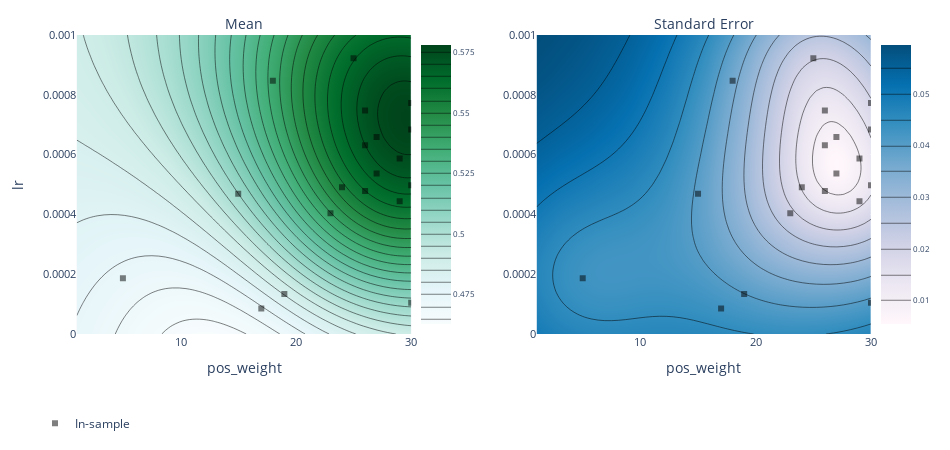

The code cell stored with this chart in its notebook:
### Code cell
render(plot_contour(model=model, param_x='pos_weight', param_y='lr', metric_name='iou'))

### Figure 1 — Plotly figure (JSON) as saved in the notebook; plotly's stock layout.template omitted (floating-point values rounded to 4 significant figures; data arrays with more than 128 entries replaced by an {"elided": "..."} marker saying what was removed)
{"data": [{"autocolorscale": false, "autocontour": true, "colorbar": {"tickfont": {"size": 8}, "ticksuffix": "", "x": 0.45, "y": 0.5}, "colorscale": [[0, "rgb(247,252,253)"], [0.125, "rgb(229,245,249)"], [0.25, "rgb(204,236,230)"], [0.375, "rgb(153,216,201)"], [0.5, "rgb(102,194,164)"], [0.625, "rgb(65,174,118)"], [0.75, "rgb(35,139,69)"], [0.875, "rgb(0,109,44)"], [1, "rgb(0,68,27)"]], "contours": {"coloring": "heatmap"}, "hoverinfo": "x+y+z", "ncontours": 25, "type": "contour", "x": [1, 1.592, 2.184, 2.776, 3.367, 3.959, 4.551, 5.143, 5.735, 6.327, 6.918, 7.51, 8.102, 8.694, 9.286, 9.878, 10.47, 11.06, 11.65, 12.24, 12.84, 13.43, 14.02, 14.61, 15.2, 15.8, 16.39, 16.98, 17.57, 18.16, 18.76, 19.35, 19.94, 20.53, 21.12, 21.71, 22.31, 22.9, 23.49, 24.08, 24.67, 25.27, 25.86, 26.45, 27.04, 27.63, 28.22, 28.82, 29.41, 30], "xaxis": "x", "y": [1e-09, 2.041e-05, 4.082e-05, 6.123e-05, 8.163e-05, 0.000102, 0.0001224, 0.0001429, 0.0001633, 0.0001837, 0.0002041, 0.0002245, 0.0002449, 0.0002653, 0.0002857, 0.0003061, 0.0003265, 0.0003469, 0.0003673, 0.0003878, 0.0004082, 0.0004286, 0.000449, 0.0004694, 0.0004898, 0.0005102, 0.0005306, 0.000551, 0.0005714, 0.0005918, 0.0006122, 0.0006327, 0.0006531, 0.0006735, 0.0006939, 0.0007143, 0.0007347, 0.0007551, 0.0007755, 0.0007959, 0.0008163, 0.0008367, 0.0008571, 0.0008776, 0.000898, 0.0009184, 0.0009388, 0.0009592, 0.0009796, 0.001], "yaxis": "y", "z": {"elided": "50x50 float values"}, "zauto": true, "zmax": 0.5779, "zmin": -0.5779}, {"autocolorscale": false, "autocontour": true, "colorbar": {"tickfont": {"size": 8}, "ticksuffix": "", "x": 1, "y": 0.5}, "colorscale": [[0, "rgb(255,247,251)"], [0.1429, "rgb(236,231,242)"], [0.2857, "rgb(208,209,230)"], [0.4286, "rgb(166,189,219)"], [0.5714, "rgb(116,169,207)"], [0.7143, "rgb(54,144,192)"], [0.8571, "rgb(5,112,176)"], [1, "rgb(3,78,123)"]], "contours": {"coloring": "heatmap"}, "hoverinfo": "x+y+z", "ncontours": 25, "type": "contour", "x": [1, 1.592, 2.184, 2.776, 3.367, 3.959, 4.551, 5.143, 5.735, 6.327, 6.918, 7.51, 8.102, 8.694, 9.286, 9.878, 10.47, 11.06, 11.65, 12.24, 12.84, 13.43, 14.02, 14.61, 15.2, 15.8, 16.39, 16.98, 17.57, 18.16, 18.76, 19.35, 19.94, 20.53, 21.12, 21.71, 22.31, 22.9, 23.49, 24.08, 24.67, 25.27, 25.86, 26.45, 27.04, 27.63, 28.22, 28.82, 29.41, 30], "xaxis": "x2", "y": [1e-09, 2.041e-05, 4.082e-05, 6.123e-05, 8.163e-05, 0.000102, 0.0001224, 0.0001429, 0.0001633, 0.0001837, 0.0002041, 0.0002245, 0.0002449, 0.0002653, 0.0002857, 0.0003061, 0.0003265, 0.0003469, 0.0003673, 0.0003878, 0.0004082, 0.0004286, 0.000449, 0.0004694, 0.0004898, 0.0005102, 0.0005306, 0.000551, 0.0005714, 0.0005918, 0.0006122, 0.0006327, 0.0006531, 0.0006735, 0.0006939, 0.0007143, 0.0007347, 0.0007551, 0.0007755, 0.0007959, 0.0008163, 0.0008367, 0.0008571, 0.0008776, 0.000898, 0.0009184, 0.0009388, 0.0009592, 0.0009796, 0.001], "yaxis": "y2", "z": {"elided": "50x50 float values"}}, {"hoverinfo": "text", "legendgroup": "In-sample", "marker": {"color": "black", "opacity": 0.5, "symbol": 1}, "mode": "markers", "name": "In-sample", "text": ["Arm 0_0<br>iou: 0.392226 (SEM: None)<br>lr: 0.000468913<br>batchsize: 73<br>momentum: 0.095277<br>num_epochs: 18<br>pos_weight: 15", "Arm 10_0<br>iou: 0.577119 (SEM: None)<br>lr: 0.000631548<br>batchsize: 59<br>momentum: 0.371651<br>num_epochs: 193<br>pos_weight: 26", "Arm 11_0<br>iou: 0.584494 (SEM: None)<br>lr: 0.000587247<br>batchsize: 35<br>momentum: 0.49554<br>num_epochs: 152<br>pos_weight: 29", "Arm 12_0<br>iou: 0.568087 (SEM: None)<br>lr: 0.000490737<br>batchsize: 36<br>momentum: 0.537215<br>num_epochs: 187<br>pos_weight: 24", "Arm 13_0<br>iou: 0.560808 (SEM: None)<br>lr: 0.00049754<br>batchsize: 39<br>momentum: 0.354762<br>num_epochs: 196<br>pos_weight: 30", "Arm 14_0<br>iou: 0.579495 (SEM: None)<br>lr: 0.000658595<br>batchsize: 75<br>momentum: 0.572387<br>num_epochs: 152<br>pos_weight: 27", "Arm 15_0<br>iou: 0.572893 (SEM: None)<br>lr: 0.00074763<br>batchsize: 16<br>momentum: 0.383657<br>num_epochs: 146<br>pos_weight: 26", "Arm 16_0<br>iou: 0.566525 (SEM: None)<br>lr: 0.000536715<br>batchsize: 56<br>momentum: 0.390437<br>num_epochs: 148<br>pos_weight: 27", "Arm 17_0<br>iou: 0.596674 (SEM: None)<br>lr: 0.000772205<br>batchsize: 44<br>momentum: 0.711555<br>num_epochs: 155<br>pos_weight: 30", "Arm 18_0<br>iou: 0.597609 (SEM: None)<br>lr: 0.000684218<br>batchsize: 30<br>momentum: 0.855938<br>num_epochs: 120<br>pos_weight: 30", "Arm 1_0<br>iou: 0.574028 (SEM: None)<br>lr: 0.000478192<br>batchsize: 17<br>momentum: 0.226856<br>num_epochs: 177<br>pos_weight: 26", "Arm 2_0<br>iou: 0.57204 (SEM: None)<br>lr: 0.00044382<br>batchsize: 77<br>momentum: 0.519919<br>num_epochs: 193<br>pos_weight: 29", "Arm 3_0<br>iou: 0.483356 (SEM: None)<br>lr: 0.000847293<br>batchsize: 42<br>momentum: 0.0236323<br>num_epochs: 51<br>pos_weight: 18", "Arm 4_0<br>iou: 0.483774 (SEM: None)<br>lr: 0.000134158<br>batchsize: 85<br>momentum: 0.956993<br>num_epochs: 44<br>pos_weight: 19", "Arm 5_0<br>iou: 0.483594 (SEM: None)<br>lr: 0.000186637<br>batchsize: 109<br>momentum: 0.741449<br>num_epochs: 136<br>pos_weight: 5", "Arm 6_0<br>iou: 0.432024 (SEM: None)<br>lr: 0.000104642<br>batchsize: 121<br>momentum: 0.563229<br>num_epochs: 259<br>pos_weight: 30", "Arm 7_0<br>iou: 0.561035 (SEM: None)<br>lr: 0.000403546<br>batchsize: 113<br>momentum: 0.287198<br>num_epochs: 233<br>pos_weight: 23", "Arm 8_0<br>iou: 0.366389 (SEM: None)<br>lr: 8.48761e-05<br>batchsize: 115<br>momentum: 0.0176845<br>num_epochs: 82<br>pos_weight: 17", "Arm 9_0<br>iou: 0.561378 (SEM: None)<br>lr: 0.000922254<br>batchsize: 56<br>momentum: 0.537135<br>num_epochs: 101<br>pos_weight: 25"], "type": "scatter", "x": [15, 26, 29, 24, 30, 27, 26, 27, 30, 30, 26, 29, 18, 19, 5, 30, 23, 17, 25], "xaxis": "x", "y": [0.0004689, 0.0006315, 0.0005872, 0.0004907, 0.0004975, 0.0006586, 0.0007476, 0.0005367, 0.0007722, 0.0006842, 0.0004782, 0.0004438, 0.0008473, 0.0001342, 0.0001866, 0.0001046, 0.0004035, 8.488e-05, 0.0009223], "yaxis": "y"}, {"hoverinfo": "text", "legendgroup": "In-sample", "marker": {"color": "black", "opacity": 0.5, "symbol": 1}, "mode": "markers", "name": "In-sample", "showlegend": false, "text": ["Arm 0_0<br>iou: 0.392226 (SEM: None)<br>lr: 0.000468913<br>batchsize: 73<br>momentum: 0.095277<br>num_epochs: 18<br>pos_weight: 15", "Arm 10_0<br>iou: 0.577119 (SEM: None)<br>lr: 0.000631548<br>batchsize: 59<br>momentum: 0.371651<br>num_epochs: 193<br>pos_weight: 26", "Arm 11_0<br>iou: 0.584494 (SEM: None)<br>lr: 0.000587247<br>batchsize: 35<br>momentum: 0.49554<br>num_epochs: 152<br>pos_weight: 29", "Arm 12_0<br>iou: 0.568087 (SEM: None)<br>lr: 0.000490737<br>batchsize: 36<br>momentum: 0.537215<br>num_epochs: 187<br>pos_weight: 24", "Arm 13_0<br>iou: 0.560808 (SEM: None)<br>lr: 0.00049754<br>batchsize: 39<br>momentum: 0.354762<br>num_epochs: 196<br>pos_weight: 30", "Arm 14_0<br>iou: 0.579495 (SEM: None)<br>lr: 0.000658595<br>batchsize: 75<br>momentum: 0.572387<br>num_epochs: 152<br>pos_weight: 27", "Arm 15_0<br>iou: 0.572893 (SEM: None)<br>lr: 0.00074763<br>batchsize: 16<br>momentum: 0.383657<br>num_epochs: 146<br>pos_weight: 26", "Arm 16_0<br>iou: 0.566525 (SEM: None)<br>lr: 0.000536715<br>batchsize: 56<br>momentum: 0.390437<br>num_epochs: 148<br>pos_weight: 27", "Arm 17_0<br>iou: 0.596674 (SEM: None)<br>lr: 0.000772205<br>batchsize: 44<br>momentum: 0.711555<br>num_epochs: 155<br>pos_weight: 30", "Arm 18_0<br>iou: 0.597609 (SEM: None)<br>lr: 0.000684218<br>batchsize: 30<br>momentum: 0.855938<br>num_epochs: 120<br>pos_weight: 30", "Arm 1_0<br>iou: 0.574028 (SEM: None)<br>lr: 0.000478192<br>batchsize: 17<br>momentum: 0.226856<br>num_epochs: 177<br>pos_weight: 26", "Arm 2_0<br>iou: 0.57204 (SEM: None)<br>lr: 0.00044382<br>batchsize: 77<br>momentum: 0.519919<br>num_epochs: 193<br>pos_weight: 29", "Arm 3_0<br>iou: 0.483356 (SEM: None)<br>lr: 0.000847293<br>batchsize: 42<br>momentum: 0.0236323<br>num_epochs: 51<br>pos_weight: 18", "Arm 4_0<br>iou: 0.483774 (SEM: None)<br>lr: 0.000134158<br>batchsize: 85<br>momentum: 0.956993<br>num_epochs: 44<br>pos_weight: 19", "Arm 5_0<br>iou: 0.483594 (SEM: None)<br>lr: 0.000186637<br>batchsize: 109<br>momentum: 0.741449<br>num_epochs: 136<br>pos_weight: 5", "Arm 6_0<br>iou: 0.432024 (SEM: None)<br>lr: 0.000104642<br>batchsize: 121<br>momentum: 0.563229<br>num_epochs: 259<br>pos_weight: 30", "Arm 7_0<br>iou: 0.561035 (SEM: None)<br>lr: 0.000403546<br>batchsize: 113<br>momentum: 0.287198<br>num_epochs: 233<br>pos_weight: 23", "Arm 8_0<br>iou: 0.366389 (SEM: None)<br>lr: 8.48761e-05<br>batchsize: 115<br>momentum: 0.0176845<br>num_epochs: 82<br>pos_weight: 17", "Arm 9_0<br>iou: 0.561378 (SEM: None)<br>lr: 0.000922254<br>batchsize: 56<br>momentum: 0.537135<br>num_epochs: 101<br>pos_weight: 25"], "type": "scatter", "x": [15, 26, 29, 24, 30, 27, 26, 27, 30, 30, 26, 29, 18, 19, 5, 30, 23, 17, 25], "xaxis": "x2", "y": [0.0004689, 0.0006315, 0.0005872, 0.0004907, 0.0004975, 0.0006586, 0.0007476, 0.0005367, 0.0007722, 0.0006842, 0.0004782, 0.0004438, 0.0008473, 0.0001342, 0.0001866, 0.0001046, 0.0004035, 8.488e-05, 0.0009223], "yaxis": "y2"}], "layout": {"annotations": [{"font": {"size": 14}, "showarrow": false, "text": "Mean", "x": 0.25, "xanchor": "center", "xref": "paper", "y": 1, "yanchor": "bottom", "yref": "paper"}, {"font": {"size": 14}, "showarrow": false, "text": "Standard Error", "x": 0.8, "xanchor": "center", "xref": "paper", "y": 1, "yanchor": "bottom", "yref": "paper"}], "autosize": false, "height": 450, "hovermode": "closest", "legend": {"orientation": "h", "x": 0, "y": -0.25}, "margin": {"b": 100, "l": 35, "pad": 0, "r": 35, "t": 35}, "width": 950, "xaxis": {"anchor": "y", "autorange": false, "domain": [0.05, 0.45], "exponentformat": "e", "range": [1, 30], "tickfont": {"size": 11}, "tickmode": "auto", "title": {"text": "pos_weight"}, "type": "linear"}, "xaxis2": {"anchor": "y2", "autorange": false, "domain": [0.6, 1], "exponentformat": "e", "range": [1, 30], "tickfont": {"size": 11}, "tickmode": "auto", "title": {"text": "pos_weight"}, "type": "linear"}, "yaxis": {"anchor": "x", "autorange": false, "domain": [0, 1], "exponentformat": "e", "range": [1e-09, 0.001], "tickfont": {"size": 11}, "tickmode": "auto", "title": {"text": "lr"}, "type": "linear"}, "yaxis2": {"anchor": "x2", "autorange": false, "domain": [0, 1], "exponentformat": "e", "range": [1e-09, 0.001], "tickfont": {"size": 11}, "tickmode": "auto", "type": "linear"}}}
